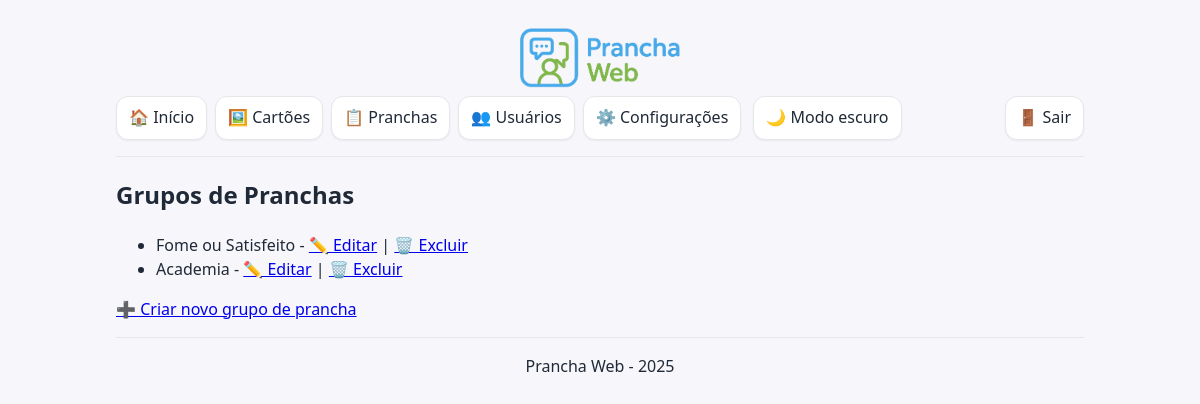
Page /pages/gerenciar_grupos_pranchas.php (signed in) on the earlier database version.
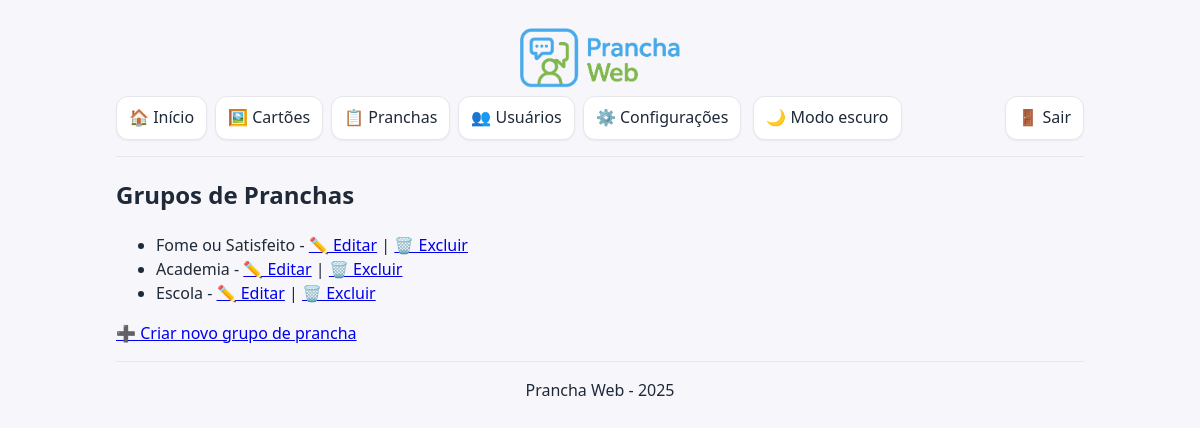
Same page on the later database version.
### tables this page shows
CREATE TABLE `grupos_pranchas` (
  `id` int(11) NOT NULL,
  `nome` varchar(100) NOT NULL
);

### includes/modelo_grupos_pranchas.php (called while the page is built, shortened)
<?php
function cx_gpr(): mysqli {
    $cx = new mysqli(DB_HOST, DB_USUARIO, DB_SENHA, DB_NOME);
    $cx->set_charset('utf8mb4');
    return $cx;
}
function listarGruposPranchas() {
    $conexao = cx_gpr();
    $grupos = [];
    $sql = "SELECT id, nome FROM grupos_pranchas";
    $comando = $conexao->prepare($sql);
    $comando->execute();
    $comando->bind_result($id, $nome);
    while ($comando->fetch()) {
        $grupos[] = ['id' => $id, 'nome' => $nome];
    }
    return $grupos;
}
?>

### includes/controle_grupos_pranchas.php (called while the page is built)
<?php
require_once 'modelo_grupos_pranchas.php';
$lista_grupos_pranchas = listarGruposPranchas();
?>

### pages/gerenciar_grupos_pranchas.php (the view, shortened to what this page needs)
<?php
include '../includes/cabecalho.php';
require_once '../includes/controle_grupos_pranchas.php';
?>
<h2>Grupos de Pranchas</h2>
<?php if (count($lista_grupos_pranchas) > 0): ?>
    <ul>
        <?php foreach ($lista_grupos_pranchas as $grupo): ?>
            <li>
                <?php echo htmlspecialchars($grupo['nome']); ?> -
                <a href="editar_grupo_prancha.php?id=<?php echo $grupo['id']; ?>">✏️ Editar</a> |
                <a href="../includes/controle_excluir_grupo_prancha.php?id=<?php echo $grupo['id']; ?>" onclick="return confirm('Tem certeza que deseja excluir este grupo?');">🗑️ Excluir</a>
            </li>
        <?php endforeach; ?>
    </ul>
<?php else: ?>
    <p>Nenhum grupo de prancha cadastrado ainda.</p>
<?php endif; ?>
<p><a href="criar_grupo_prancha.php">➕ Criar novo grupo de prancha</a></p>
<?php include '../includes/rodape.php'; ?>

### includes/cabecalho.php (shortened to what this page needs)
<?php
require_once __DIR__ . '/conexao.php';
$idUsuario = (int) $_SESSION['id_usuario'];
$tema = 'light';
if ($stmt = $conn->prepare("SELECT tema_preferido FROM usuarios WHERE id = ? LIMIT 1")) {
    $stmt->bind_param("i", $idUsuario);
    $stmt->execute();
    $stmt->bind_result($temaDB);
    if ($stmt->fetch() && in_array($temaDB, ['light','dark'], true)) {
        $tema = $temaDB;
    }
}
$isAdminNav = (isset($_SESSION['tipo_usuario']) && $_SESSION['tipo_usuario'] === 'admin');
?>
<!DOCTYPE html>
<html lang="pt-BR">
<head>
    <link rel="stylesheet" href="../assets/css/style.css">
    <link rel="stylesheet" href="../assets/css/wcag.css">
</head>
<body data-theme="<?= htmlspecialchars($tema, ENT_QUOTES, 'UTF-8') ?>">
    <div class="container">
        <img src="../imagens/logo.png" alt="Logo Prancha Web" class="logo">
        <div class="menu-superior">
            <nav aria-label="Navegação principal">
                <a href="dashboard.php" class="botao-acao">🏠 Início</a>
                <a href="gerenciar_cartoes.php" class="botao-acao">🖼️ Cartões</a>
                <a href="gerenciar_pranchas.php" class="botao-acao">📋 Pranchas</a>
                <?php if ($isAdminNav): ?>
                  <a href="gerenciar_usuarios.php" class="botao-acao">👥 Usuários</a>
                <?php endif; ?>
                <a href="configuracoes.php" class="botao-acao">⚙️ Configurações</a>
            </nav>
            <button
                type="button"
                id="toggle-tema"
                class="botao-acao"
                aria-label="Alternar tema claro/escuro"
                aria-pressed="<?= $tema === 'dark' ? 'true' : 'false' ?>">
            </button>
            <form action="../includes/logout.php" method="post" class="form-sair">
                <button type="submit" class="botao-acao">🚪 Sair</button>
            </form>
        </div>
        <hr>
        <main id="conteudo" tabindex="-1">

### includes/rodape.php
        </main>
        <hr>
        <p style="text-align:center;">Prancha Web - <?php echo date('Y'); ?></p>
    </div>
</body>
</html>

### assets/css/style.css (style rules this page uses)
:root { --bg: #f7f7fb; --card: #ffffff; --text: #1f2937; --muted: #6b7280; --border: #e5e7eb; --primary: #2563eb; --primary-strong:#1d4ed8; --danger: #dc2626; --danger-strong:#b91c1c; --ring: #93c5fd; --btn-bg: #ffffff; --btn-bg-hover: #f3f4f6; --radius: 12px; --shadow-sm: 0 1px 2px rgba(0,0,0,.06); --shadow-md: 0 6px 18px rgba(37, 99, 235, .12); --shadow-focus: 0 0 0 3px var(--ring); }
* { box-sizing: border-box; }
html, body { height: 100%; }
body { margin: 0; font-family: system-ui, -apple-system, "Segoe UI", Roboto, Ubuntu, "Helvetica Neue", Arial, "Noto Sans", "Apple Color Emoji","Segoe UI Emoji", "Segoe UI Symbol", "Noto Color Emoji", sans-serif; background: var(--bg); color: var(--text); line-height: 1.5; transition: background .25s ease, color .25s ease; font-size: 16px; }
.container { max-width: 1000px; margin: 0 auto; padding: 16px; }
.logo { max-height: 60px; display: block; margin: 12px auto 8px; }
.menu-superior { display: flex; align-items: center; justify-content: space-between; gap: 12px; flex-wrap: wrap; }
.menu-superior nav { display: flex; gap: 8px; flex-wrap: wrap; }
.form-sair { margin-left: auto; }
hr { border: 0; border-top: 1px solid var(--border); margin: 16px 0; }
:where(button, input[type="submit"], input[type="button"], .botao-acao, summary.botao-acao) { appearance: none; -webkit-appearance: none; background: var(--btn-bg); color: var(--text); border: 1px solid var(--border); border-radius: var(--radius); padding: .55rem .9rem; font: inherit; line-height: 1.1; display: inline-flex; align-items: center; gap: .5rem; cursor: pointer; text-decoration: none; box-shadow: var(--shadow-sm); transition: background-color .18s ease, border-color .18s ease, color .18s ease, transform .06s ease, box-shadow .18s ease, filter .18s ease; }
:where(button, input[type="submit"], input[type="button"], .botao-acao, summary.botao-acao):hover { background: var(--btn-bg-hover); border-color: var(--primary); box-shadow: var(--shadow-md); transform: translateY(-1px); }
:where(button, input[type="submit"], input[type="button"], .botao-acao, summary.botao-acao):active { transform: translateY(0); filter: brightness(0.98); }
:where(button, input[type="submit"], input[type="button"], .botao-acao, summary.botao-acao):focus-visible { outline: none; box-shadow: var(--shadow-md), var(--shadow-focus); border-color: var(--primary-strong); }
a.botao-acao { color: inherit; }
body[data-theme="light"] { --danger-bg: #e53935; --danger-bg-hover: #c62828; --danger-border: #b71c1c; --danger-text: #ffffff; --danger-focus: rgba(229,57,53,.40); }

### assets/css/wcag.css (style rules this page uses)
a.botao-acao, button, input[type="submit"], input[type="button"], summary.botao-acao, .botao-falar-tudo { min-width: 44px; min-height: 44px; padding: 10px 12px; display: inline-flex; align-items: center; justify-content: center; gap: 6px; line-height: 1.2; }
a.botao-acao { display: inline-flex; }
nav a.botao-acao { min-height: 44px; }

Differences in the rows shown:
added grupos_pranchas: nome "Escola"
